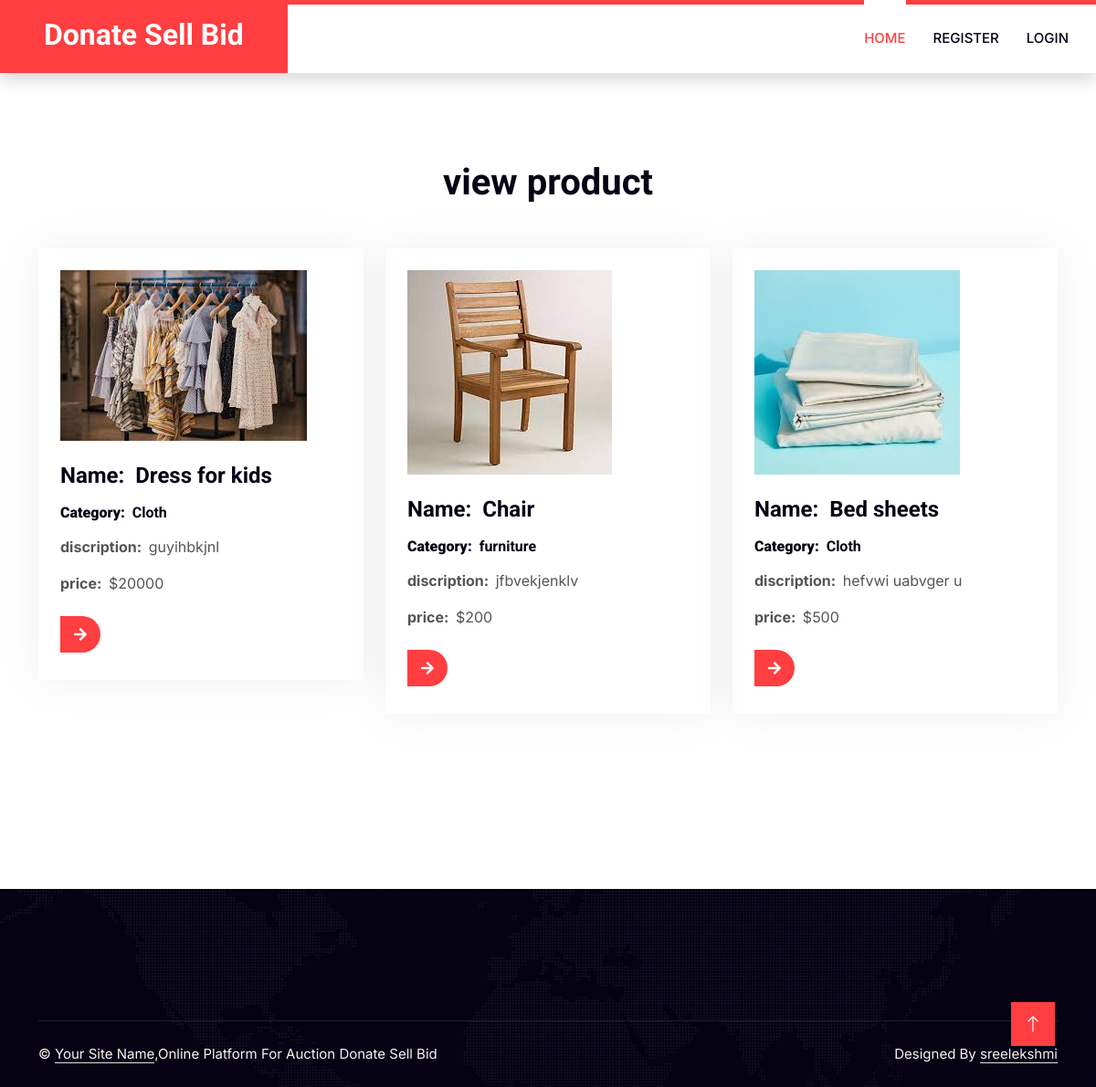
/viewa_product.php, run on the app's committed database.
### tables this page shows
CREATE TABLE IF NOT EXISTS `a_sell` (
  `id` int(11) NOT NULL AUTO_INCREMENT,
  `p_id` int(11) NOT NULL,
  `name` varchar(225) NOT NULL,
  `category` varchar(225) NOT NULL,
  `disc` varchar(225) NOT NULL,
  `image` varchar(225) NOT NULL,
  `price` int(225) NOT NULL,
  `date` date NOT NULL,
  `status` varchar(225) NOT NULL,
  `u_id` int(11) NOT NULL,
  PRIMARY KEY (`id`)
);

### viewa_product.php (the view, shortened to what this page needs)
<?php
include("header.php");
?>
    <div class="container-xxl py-5">
        <div class="container py-5">
            <div class="text-center wow fadeInUp" data-wow-delay="0.1s">
                <h1 class="mb-5">view product</h1>
            </div>
            <div class="row g-4" >
					<?php
		include("conn.php");
		$sel="select * from a_sell where status!='accepted'";
		$res=mysqli_query($con,$sel);
		while($row=mysqli_fetch_array($res))
		{
		?>
                <div class="col-md-6 col-lg-4 wow fadeInUp" data-wow-delay="0.3s">
                    <div class="service-item p-4">
                        <div class="overflow-hidden mb-4">
						<img class="img-fluid" src="./uploads/<?php echo $row['image'];?>" alt="">
                        </div>
                        <h4 class="mb-3">Name:&nbsp;&nbsp;<?php echo $row['name'];?></h4>
                        <h6 class="mb-3"><b>Category:&nbsp;&nbsp;</b><?php echo $row['category'];?></h6>
                        <p><b>discription:&nbsp;&nbsp;</b><?php echo $row['disc'];?></p>
                        <p><b>price:&nbsp;&nbsp;</b><span>$</span><?php echo $row['price'];?></p>
                       <a class="btn-slide mt-2" href="u_approve.php?id=<?php echo $row['id'];?>"><i class="fa fa-arrow-right"></i><span>accept</span></a>
                     </div>
                </div>
				<?php
		}
		?>
               </div>
				</div>
				</div>
<?php
include("footer.php");
?>

### css/style.css (style rules this page uses)
:root { --primary: #FF3E41; --secondary: #51CFED; --light: #F8F2F0; --dark: #060315; }
.service-item, .price-item, .team-item { box-shadow: 0 0 45px rgba(0, 0, 0, .07); }
.service-item img, .team-item img { transition: .5s; }
.service-item a.btn-slide, .price-item a.btn-slide, .team-item div.btn-slide { position: relative; display: inline-block; overflow: hidden; font-size: 0; }
.service-item a.btn-slide i, .service-item a.btn-slide span, .price-item a.btn-slide i, .price-item a.btn-slide span, .team-item div.btn-slide i, .team-item div.btn-slide span { position: relative; height: 40px; padding: 0 15px; display: inline-flex; align-items: center; font-size: 16px; color: #FFFFFF; background: var(--primary); border-radius: 0 35px 35px 0; transition: .5s; z-index: 2; }

### data on the page
a_sell: image (picture), name "Dress for kids", category "Cloth", disc "guyihbkjnl", price "20000"
a_sell: image (picture), name "Chair", category "furniture", disc "jfbvekjenklv", price "200"
a_sell: image (picture), name "Bed sheets", category "Cloth", disc "hefvwi uabvger u", price "500"
